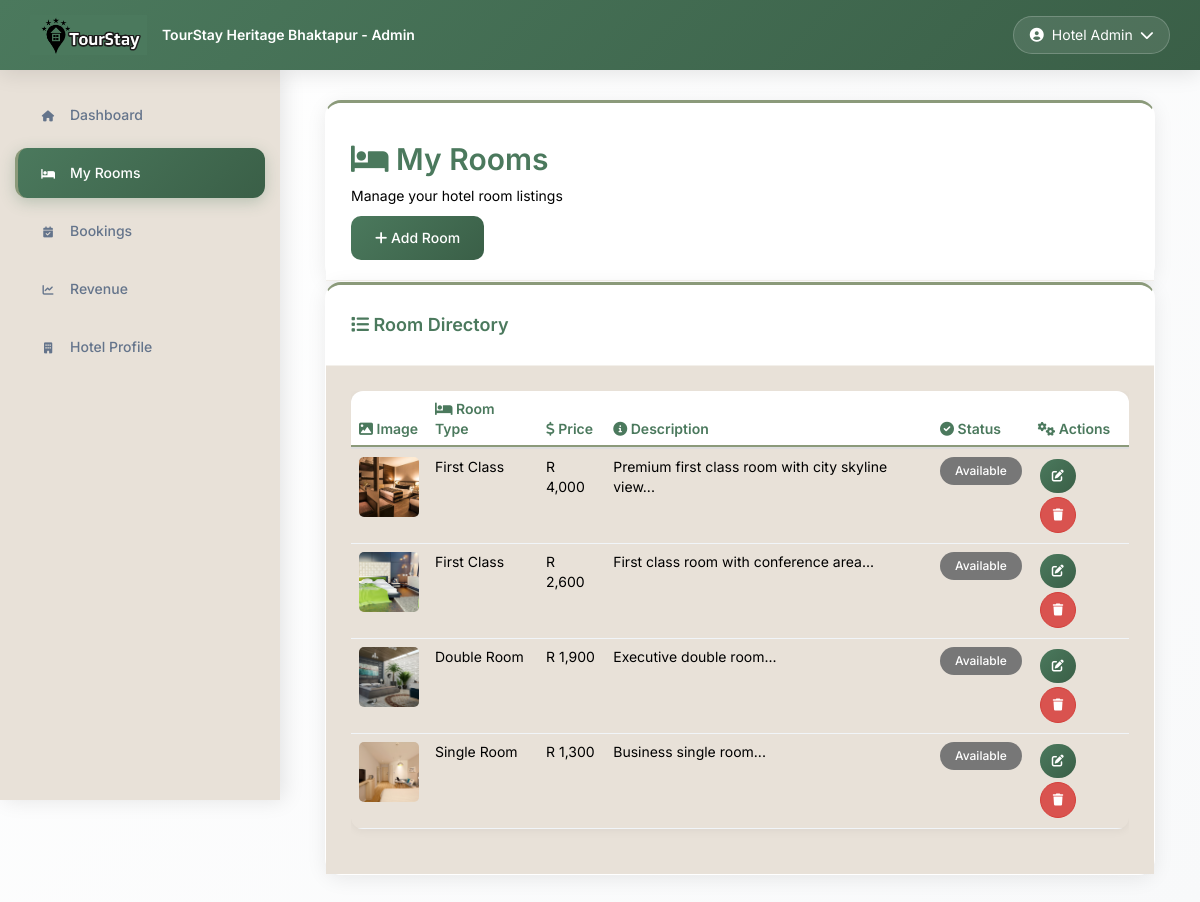
Page /hotel-admin/index.php?page=rooms (signed in) on the committed database.
### tables this page shows
CREATE TABLE hotels (
    hotel_id INT AUTO_INCREMENT PRIMARY KEY,
    hotel_name VARCHAR(255) NOT NULL,
    h_username VARCHAR(30) NOT NULL,
    h_password VARCHAR(40) NOT NULL,
    hotel_description TEXT,
    hotel_address TEXT,
    hotel_phone VARCHAR(20),
    hotel_email VARCHAR(100),
    hotel_image VARCHAR(255),
    hotel_rating DECIMAL(2,1) DEFAULT 0,
    status ENUM('active', 'inactive') DEFAULT 'active',
    created_at TIMESTAMP DEFAULT CURRENT_TIMESTAMP
);

CREATE TABLE rooms (
    r_id INT AUTO_INCREMENT PRIMARY KEY,
    hotel_id INT,
    rtype VARCHAR(100) NOT NULL,
    rprice DECIMAL(10,2) NOT NULL,
    rtext TEXT,
    rimage VARCHAR(255),
    status ENUM('available', 'occupied', 'maintenance') DEFAULT 'available',
    created_at TIMESTAMP DEFAULT CURRENT_TIMESTAMP,
    FOREIGN KEY (hotel_id) REFERENCES hotels(hotel_id) ON DELETE SET NULL
);

### hotel-admin/rooms.php (the view, shortened to what this page needs)
<?php
$hotel_id = $_SESSION['hotel_id'];
?>
<div class="container-fluid">
    <div class="admin-card mb-4">
        <div class="card-header d-flex justify-content-between align-items-center">
            <div>
                <h2 class="mb-2" style="color: #4B795D; font-weight: 600;">
                    <i class="fas fa-bed"></i> My Rooms
                </h2>
                <p class="mb-0" style="color: #000000;">Manage your hotel room listings</p>
            </div>
            <button class="btn btn-primary" onclick="uni_modal('Add New Room','manage_room.php')">
                <i class="fas fa-plus"></i> Add Room
            </button>
        </div>
    </div>
    <div class="row">
        <div class="col-lg-12">
            <div class="admin-card">
                <div class="card-header">
                    <h4 class="card-title mb-0" style="color: #4B795D; font-weight: 600;"><i class="fas fa-list"></i> Room Directory</h4>
                </div>
                <div class="card-body p-0">
                    <div class="table-responsive">
                        <table class="table">
                            <thead>
                                <tr>
                                    <th><i class="fas fa-image"></i> Image</th>
                                    <th><i class="fas fa-bed"></i> Room Type</th>
                                    <th><i class="fas fa-dollar-sign"></i> Price</th>
                                    <th><i class="fas fa-info-circle"></i> Description</th>
                                    <th><i class="fas fa-check-circle"></i> Status</th>
                                    <th><i class="fas fa-cogs"></i> Actions</th>
                                </tr>
                            </thead>
                            <tbody>
                            <?php
                            $rooms_query = "SELECT * FROM rooms WHERE hotel_id = $hotel_id ORDER BY r_id DESC";
                            $rooms_result = mysqli_query($db, $rooms_query);
                            while ($room = mysqli_fetch_assoc($rooms_result)) {
                                $booked_check = mysqli_query($db, "SELECT * FROM booked WHERE r_id = {$room['r_id']} AND booking_status = 'confirmed' AND check_out >= CURDATE()");
                                $is_booked = mysqli_num_rows($booked_check) > 0;
                            ?>
                            <tr>
                                <td>
                                    <img src="../admin/upload/<?php echo $room['rimage']; ?>" alt="" style="width: 60px; height: 60px; object-fit: cover; border-radius: 5px;">
                                </td>
                                <td><?php echo $room['rtype']; ?></td>
                                <td>R <?php echo number_format($room['rprice']); ?></td>
                                <td><?php echo substr($room['rtext'], 0, 50) . '...'; ?></td>
                                <td>
                                    <span class="badge badge-<?php echo $is_booked ? 'danger' : 'success'; ?>" style="padding: 8px 15px; border-radius: 20px; font-weight: 500;">
                                        <?php echo $is_booked ? 'Booked' : 'Available'; ?>
                                    </span>
                                </td>
                                <td>
                                    <div class="d-flex">
                                        <button class="btn btn-sm btn-primary" onclick="uni_modal('Edit Room','manage_room.php?id=<?php echo $room['r_id']; ?>')" title="Edit Room" style="margin: 2px; border-radius: 20px; padding: 8px 12px;">
                                            <i class="fas fa-edit"></i>
                                        </button>
                                        <button class="btn btn-sm btn-danger" onclick="delete_room(<?php echo $room['r_id']; ?>)" title="Delete Room" style="margin: 2px; border-radius: 20px; padding: 8px 12px;">
                                            <i class="fas fa-trash"></i>
                                        </button>
                                    </div>
                                </td>
                            </tr>
                            <?php } ?>
                            </tbody>
                        </table>
                    </div>
                </div>
            </div>
        </div>
    </div>
</div>

### hotel-admin/index.php (shortened to what this page needs)
<?php
include("../connection/connect.php");
$hotel_id = $_SESSION['hotel_id'];
$hotel_query = "SELECT * FROM hotels WHERE hotel_id = $hotel_id";
$hotel_result = mysqli_query($db, $hotel_query);
$hotel = mysqli_fetch_assoc($hotel_result);
?>
<!DOCTYPE html>
<html lang="en">
<head>
    <link rel="stylesheet" href="../css/bootstrap.min.css">
    <link rel="stylesheet" href="https://cdnjs.cloudflare.com/ajax/libs/font-awesome/6.0.0/css/all.min.css">
</head>
<body>
    <header class="admin-header">
        <div class="admin-logo">
            <img src="../images/log1.png" alt="TourStay Logo">
            <h2><?php echo $hotel['hotel_name']; ?> - Admin</h2>
        </div>
        <div class="admin-user">
            <div class="dropdown user-dropdown">
                <a href="#" class="user-toggle" data-toggle="dropdown">
                    <i class="fas fa-user-circle"></i>
                    Hotel Admin
                    <i class="fas fa-chevron-down"></i>
                </a>
            </div>
        </div>
    </header>
    <nav class="admin-sidebar">
        <div class="sidebar-nav">
            <div class="nav-item">
                <a href="index.php?page=home" class="nav-link nav-home">
                    <i class="fas fa-home"></i>
                    <span>Dashboard</span>
                </a>
            </div>
            <div class="nav-item">
                <a href="index.php?page=rooms" class="nav-link nav-rooms">
                    <i class="fas fa-bed"></i>
                    <span>My Rooms</span>
                </a>
            </div>
            <div class="nav-item">
                <a href="index.php?page=bookings" class="nav-link nav-bookings">
                    <i class="fas fa-calendar-check"></i>
                    <span>Bookings</span>
                </a>
            </div>
            <div class="nav-item">
                <a href="index.php?page=revenue" class="nav-link nav-revenue">
                    <i class="fas fa-chart-line"></i>
                    <span>Revenue</span>
                </a>
            </div>
            <div class="nav-item">
                <a href="index.php?page=profile" class="nav-link nav-profile">
                    <i class="fas fa-building"></i>
                    <span>Hotel Profile</span>
                </a>
            </div>
        </div>
    </nav>
    <main class="admin-main">
        <?php
        $page = isset($_GET['page']) ? $_GET['page'] : 'home';
        $allowed_pages = ['home', 'rooms', 'bookings', 'revenue', 'profile'];
        if (in_array($page, $allowed_pages)) {
            $file = $page . '.php';
            if (file_exists($file)) {
                include $file;
            } else {
                include 'home.php';
            }
        } else {
            include 'home.php';
        }
        ?>
    </main>
</body>
</html>

### hotel-admin/index.php (style rules this page uses)
* { margin: 0; padding: 0; box-sizing: border-box; }
body { font-family: 'Inter', sans-serif; background: linear-gradient(135deg, #ffffff 0%, #f8f9fa 100%); min-height: 100vh; color: #000000; }
.admin-header { background: linear-gradient(135deg, #4B795D 0%, #3a5f47 100%); height: 70px; position: fixed; top: 0; left: 0; right: 0; z-index: 1000; box-shadow: 0 4px 20px rgba(0, 0, 0, 0.1); display: flex; align-items: center; justify-content: space-between; padding: 0 30px; }
.admin-logo { display: flex; align-items: center; gap: 15px; }
.admin-logo img { height: 40px; width: auto; }
.admin-logo h2 { color: white; font-weight: 600; font-size: 1.4rem; margin: 0; }
.admin-user { display: flex; align-items: center; gap: 15px; color: white; }
.user-dropdown { position: relative; }
.user-toggle { background: rgba(255, 255, 255, 0.1); border: 1px solid rgba(255, 255, 255, 0.2); color: white; padding: 8px 16px; border-radius: 25px; cursor: pointer; transition: all 0.3s ease; text-decoration: none; display: flex; align-items: center; gap: 8px; }
.admin-sidebar { position: fixed; top: 70px; left: 0; width: 280px; height: calc(100vh - 70px); background: #E8E1D8; box-shadow: 4px 0 20px rgba(0, 0, 0, 0.1); z-index: 999; overflow-y: auto; }
.sidebar-nav { padding: 20px 0; }
.nav-item { margin: 0 15px 8px 15px; }
.nav-link { display: flex; align-items: center; gap: 12px; padding: 15px 20px; color: #64748b; text-decoration: none; border-radius: 12px; transition: all 0.3s ease; font-weight: 500; position: relative; border-left: 3px solid transparent; }
.nav-link.active { background: linear-gradient(135deg, #4B795D 0%, #3a5f47 100%); color: white; box-shadow: 0 4px 15px rgba(75, 121, 93, 0.3); border-left-color: #8B9A7A; }
.nav-link i { font-size: 1.1rem; width: 20px; text-align: center; }
.admin-main { margin-left: 280px; margin-top: 70px; padding: 30px; min-height: calc(100vh - 70px); }
.admin-card { background: white; border-radius: 16px; box-shadow: 0 4px 20px rgba(0, 0, 0, 0.08); border: 1px solid rgba(255, 255, 255, 0.3); border-top: 3px solid #8B9A7A; transition: all 0.3s ease; }
.card-header { background: #ffffff; border-bottom: 1px solid rgba(232, 225, 216, 0.5); border-radius: 16px 16px 0 0 !important; padding: 20px 25px; }
.card-body { padding: 25px; background: #e8e1d8; }
.btn-primary { background: linear-gradient(135deg, #4B795D 0%, #3a5f47 100%); border: none; border-radius: 10px; padding: 12px 24px; font-weight: 500; transition: all 0.3s ease; }
.table { border-radius: 12px; overflow: hidden; box-shadow: 0 2px 10px rgba(0, 0, 0, 0.05); }
.table thead th { background: white; color: #4B795D; border: none; padding: 15px; font-weight: 600; position: relative; }
.table thead th::after { content: ''; position: absolute; bottom: 0; left: 0; right: 0; height: 2px; background: #8B9A7A; }
.table tbody td { padding: 15px; border-bottom: 1px solid #f1f5f9; vertical-align: middle; }

### rows in the picture
hotels: hotel_name "TourStay Heritage Bhaktapur"
rooms: rimage (picture), rtype "First Class", rprice "4,000", rtext "Premium first class room with city skyline view"
rooms: rimage (picture), rtype "First Class", rprice "2,600", rtext "First class room with conference area"
rooms: rimage (picture), rtype "Double Room", rprice "1,900", rtext "Executive double room"
rooms: rimage (picture), rtype "Single Room", rprice "1,300", rtext "Business single room"
